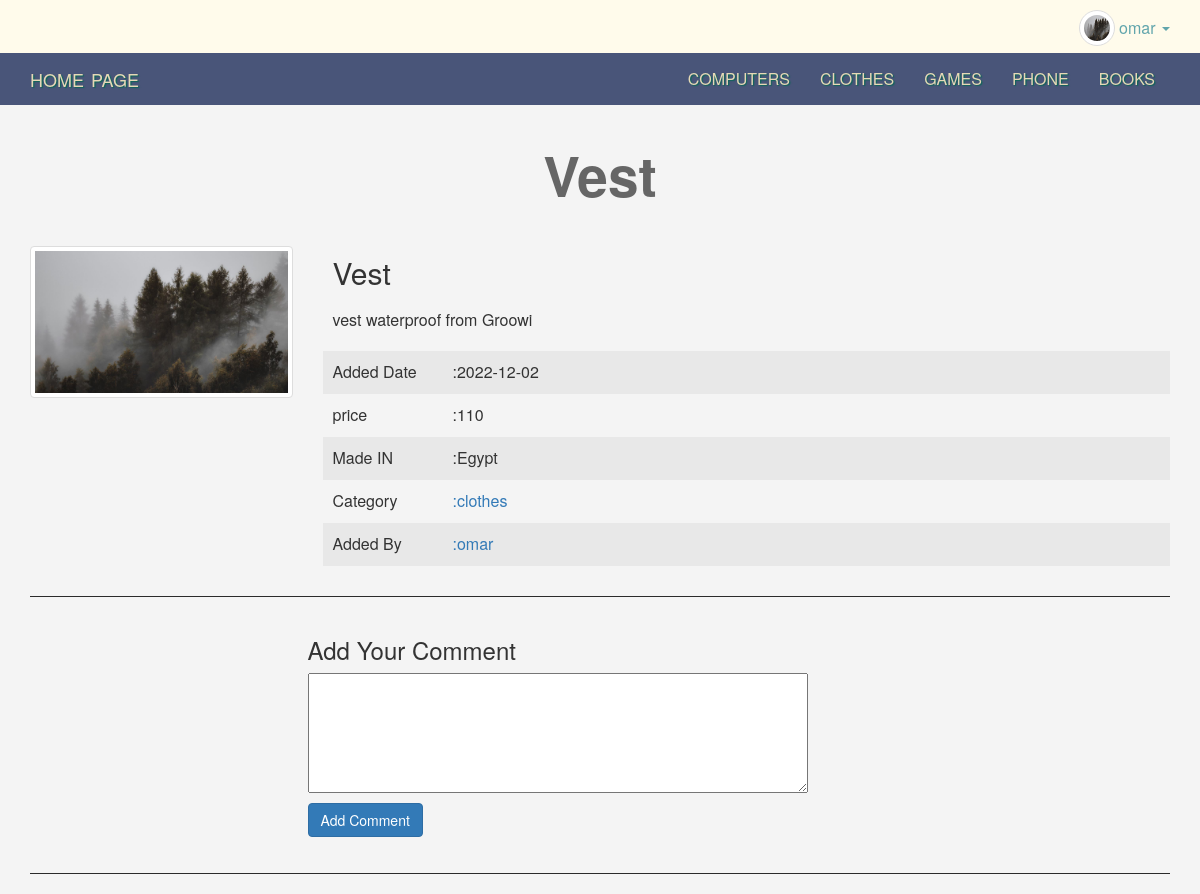
Screenshot of /items.php?itemid=6 (signed in) with the database file from the repository.
### tables this page shows
CREATE TABLE `categories` (
  `CategoryID` smallint(6) NOT NULL,
  `Name` varchar(255) NOT NULL,
  `Description` text NOT NULL,
  `Parent` smallint(6) NOT NULL,
  `Ordering` int(11) NOT NULL,
  `Visibility` tinyint(4) NOT NULL DEFAULT 0,
  `AllowComment` tinyint(4) NOT NULL DEFAULT 0,
  `AllowAds` tinyint(4) NOT NULL DEFAULT 0
);

CREATE TABLE `items` (
  `ItemID` int(11) NOT NULL,
  `Name` varchar(255) NOT NULL,
  `Description` text NOT NULL,
  `Price` int(11) NOT NULL,
  `Date` date NOT NULL,
  `CountryMade` varchar(255) NOT NULL,
  `Image` varchar(255) NOT NULL,
  `Status` varchar(255) NOT NULL,
  `Rating` smallint(6) NOT NULL,
  `Cat_ID` smallint(6) NOT NULL,
  `Member_ID` int(11) NOT NULL,
  `Approve` tinyint(4) NOT NULL DEFAULT 0
);

CREATE TABLE `users` (
  `UserID` int(11) NOT NULL,
  `UserName` varchar(255) NOT NULL,
  `Password` varchar(255) NOT NULL,
  `Email` varchar(255) NOT NULL,
  `FullName` varchar(255) NOT NULL,
  `GroupID` tinyint(4) NOT NULL DEFAULT 0,
  `TrustStatus` tinyint(4) NOT NULL DEFAULT 0,
  `RegStatus` tinyint(4) NOT NULL DEFAULT 0,
  `Date` date NOT NULL,
  `Avatar` varchar(255) NOT NULL
);

### init.php (called while the page is built, shortened)
<?php
    include_once'admin/connect.php';
    $sessionUser='';
    if(isset($_SESSION['name'])){
        $sessionUser=$_SESSION['name'];
    }
    $tpl='includes/templates/';
    $css='layout/css/';
    $func='includes/functions/';
    include_once $func.'func.php';
    include_once $tpl.'header.php';

### includes/functions/func.php (called while the page is built, shortened)
<?php
function getAll($field, $tableName, $orderfield, $ordering='DESC',$where = NULL,$and=NULL){
    global $con;
    $getall=$con->prepare("SELECT $field FROM $tableName $where $and ORDER BY $orderfield $ordering");
    $getall->execute();
    $all=$getall->fetchAll();
    return $all;
}

### items.php (the view, shortened to what this page needs)
<?php
include "init.php";
$itemid = isset($_GET['itemid']) && is_numeric($_GET['itemid']) ? intval($_GET['itemid']) : 0;
$stmt = $con->prepare("SELECT
                             items.*,categories.Name AS Cat_Name,users.UserName
                        FROM
                             items
                        INNER JOIN
                            categories
                        ON
                            categories.CategoryID=items.Cat_ID
                        INNER JOIN
                            users
                        ON
                            users.UserID=items.Member_ID
                        WHERE
                             ItemID= '$itemid'
                        AND
                            Approve=1");
$stmt->execute();
$item = $stmt->fetch();
$count=$stmt->rowCount();
if($count>0){
    ?>
    <h1 class="text-center"><?php echo $item['Name'] ?></h1>
    <div class="container">
        <div class="row">
            <div class="col-md-3">
                <img class="img-responsive img-thumbnail center-block" src="img.jpg" alt=""/>
            </div>
            <div class="col-md-9 item-info">
                <h2><?php echo $item['Name'] ?></h2>
                <p><?php echo $item['Description'] ?></p>
                <ul class="list-unstyled">
                    <li><span>Added Date</span><?php echo ':'.$item['Date'] ?></li>
                    <li><span>price</span><?php echo ':'.$item['Price'] ?></li>
                    <li><span>Made IN</span><?php echo ':'.$item['CountryMade'] ?></li>
                    <li><span>Category</span><a href="categories.php?pageid=<?php echo $item['Cat_ID']?>"><?php echo ':'.$item['Cat_Name'] ?></a></li>
                    <li><span>Added By</span><a href="#"><?php echo ':'.$item['UserName'] ?></a></li>
                </ul>
            </div>
        </div>
        <hr class="custom-hr">
        <?php
        if(isset($_SESSION['name'])){
        ?>
        <div class="row">
            <div class="col-md-offset-3">
                <div class="add-comment">
                    <h3>Add Your Comment</h3>
                    <form method="POST" action="<?php echo $_SERVER['PHP_SELF'].'?itemid='.$item['ItemID'] ?>" >
                        <textarea name="comment" required></textarea>
                        <input class="btn btn-primary" type="submit" value="Add Comment">
                    </form>
                </div>
            </div>
        </div>
        <?php }else{
            echo '<div class="text-center">See personalized recommendations</div>';
            echo '<div class="text-center login-btn"><a href="login.php" class="btn btn-success"><span>
            Log-In/Register</a></div>';
        }?>
        <hr class="custom-hr">
        <?php
    echo'</div>';
}else{
    echo'<div class="alert alert-danger">there\'s no such Item or item is under approvel</div>';
}
include_once $tpl . 'footer.php';
ob_end_flush(); ?>

### includes/templates/header.php (shortened to what this page needs)
<?php
include"init.php";
?>
<html>
    <head>
        <link rel="stylesheet" href="<?php echo $css;?>bootstrap.min.css" />
        <link rel="stylesheet" href="<?php echo $css;?>front.css" />
        <link rel="stylesheet" href="<?php echo $css;?>fontawesome.min.css" />
    </head>
    <body>
      <div class="upper-bar">
        <div class="container text-right">
          <?php
            if(isset($_SESSION['name'])){
              ?>
              <img class="my-image img-thumbnail img-circle" src="img.jpg" />
              <div class="btn-group my-info">
                <span class=" dropdown-toggle" data-toggle="dropdown">
                  <?php echo $sessionUser ?>
                  <span class="caret"></span>
                </span>
              </div>
              <?php
            }else{
          ?>
           <a href="login.php">
            <span class="pull-right">Login|Signup</span>
           </a>
           <?php }?>
        </div>
      </div>
    <nav class="navbar navbar-invers"id="app-nav">
  <div class="container" >
    <div class="navbar-header">
      <a class="navbar-brand" href="index.php">Home Page</a>
    </div>
    <div class="collapse navbar-collapse" >
      <ul class="nav navbar-nav navbar-right">
        <?php
            foreach(getAll('*','categories','CategoryID','','WHERE Parent=0') as $cat){
                echo'<li><a href="categories.php?pageid='.$cat['CategoryID'].'">'.$cat['Name'].'</a></li>';
            }
        ?>
      </ul>
    </div>
  </div>
</nav>

### layout/css/front.css (style rules this page uses)
body { background-color: #f4f4f4; font-size: 16px; }
h1 { font-size: 55px; margin: 40px 0; font-weight: bold; color: #666; }
.navbar { border-radius: 0px; background-color: black; margin-bottom: 0px; }
.upper-bar { padding: 10px; background-color: #FFFBEB; color: #61a5ac; height: 53px; }
.my-image { width: 36px; height: 36px; }
#app-nav { background-color: #495579; }
#app-nav li a ,.navbar-header a { display: block; color: #E5D9B6; text-align: center; text-decoration: none; word-spacing: 2px; text-shadow: 1.2px 1.2px 1.2px rgb(10, 102, 87); text-transform: uppercase; transition: 0.6s; }
.item-info h2 { padding: 10px; margin: 0; }
.item-info p { padding: 10px; }
.item-info ul li { padding: 10px; }
.item-info ul li:nth-child(odd) { background-color: #e8e8e8; }
.item-info ul li span { display: inline-block; width: 120px; }
.custom-hr { border-top: 1px solid rgb(43, 43, 43); }
.add-comment { margin: 0 0 10px; }
.add-comment textarea { display: block; margin-bottom: 10px; width: 500px; height: 120px; }

### rows the page displays
categories: Name "COMPUTERS"
categories: Name "CLOTHES"
categories: Name "GAMES"
categories: Name "PHONE"
categories: Name "BOOKS"
items: Name "Vest", Description "vest waterproof from Groowi", Date "2022-12-02", Price "110", CountryMade "Egypt", Cat_ID.Name "clothes", Member_ID.UserName "omar"

### other values shown
$sessionUser "omar"
